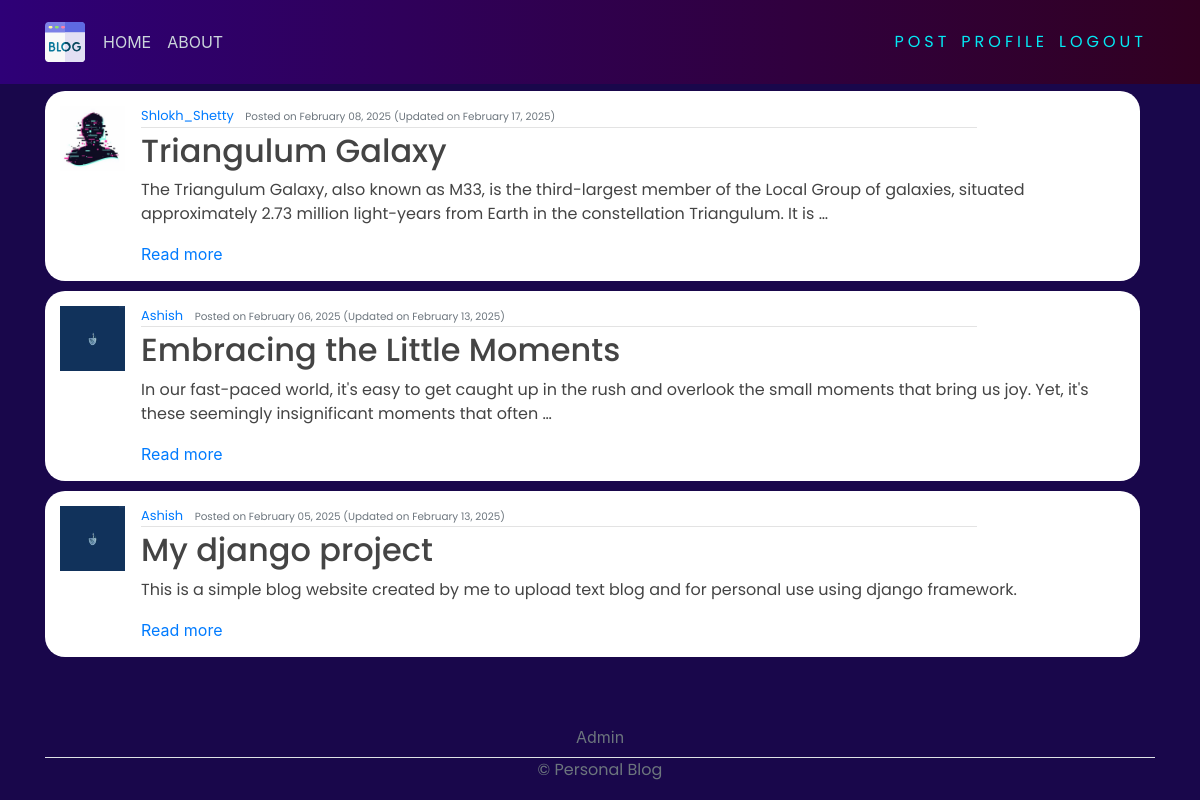
Page / (signed in) on the committed database.
### blog/models.py (models this page shows, shortened)
class Post(models.Model):
    title = models.CharField(max_length=200)
    content = models.TextField()
    date_posted = models.DateTimeField(default=timezone.now)
    last_updated = models.DateTimeField(auto_now=True)
    author = models.ForeignKey(User, on_delete=models.CASCADE)
    image = models.ImageField(upload_to='post_images', blank=True, null=True)

### users/models.py (models this page shows, shortened)
class Profile(models.Model):
    user = models.OneToOneField(User, on_delete=models.CASCADE)
    image = models.ImageField(default='default.jpg', upload_to='profile_pics')

### blog/views.py (the view)
# urls.py: path('', PostListView.as_view(), name="blog-home"),
class PostListView(LoginRequiredMixin, ListView):
    model = Post
    template_name = 'blog/home.html'
    context_object_name = 'posts'
    ordering = ["-date_posted"]

### blog/templates/blog/home.html
{% extends 'blog/base.html' %}
{% block content %}
    {% for posts in posts %}
        <article class="media content-section">
            <img class="rounded-cirlce article-img" src="{{ posts.author.profile.image.url }}" alt="">
            <div class="media-body">
              <div class="article-metadata">
                <a class="mr-2" href="#">{{ posts.author }}</a>
               <small class="text-muted">Posted on {{ posts.date_posted|date:"F d, Y" }}
                  {% if posts.date_posted != posts.last_updated %}
                      (Updated on {{ posts.last_updated|date:"F d, Y" }})
                  {% endif %}</small>
              </div>
              <h2><a class="article-title" href="{% url 'blog-detail' posts.id %}">{{ posts.title }}</a></h2>
              <p class="article-content">{{ posts.content|truncatewords:30 }}</p>
                <a href="{% url 'blog-detail' posts.id %}">Read more</a>
            </div>
            <br>
          </article>
    {% endfor %}
{% endblock content %}

### blog/templates/blog/base.html (shortened to what this page needs)
{% load static %}
<!DOCTYPE html>
<html>
<head>
    <link rel="stylesheet" href="https://stackpath.bootstrapcdn.com/bootstrap/4.5.2/css/bootstrap.min.css">
    <link rel="stylesheet" href="https://maxcdn.bootstrapcdn.com/bootstrap/4.0.0/css/bootstrap.min.css">
    <link rel="stylesheet" href="{% static 'blog/main.css' %}">
</head>
<body>
    <header class="site-header">
      <nav class="navbar navbar-expand-md navbar-dark bg-steel fixed-top">
        <div class="container">
          <div class="collapse navbar-collapse" id="navbarToggle">
            <div class="navbar-nav mr-auto">
                {% if user.is_authenticated %}
              <a class="nav-item nav-link" href="{% url 'blog-home' %}">HOME</a>
              <a class="nav-item nav-link" href="{% url 'blog-about' %}">ABOUT</a>
            </div>
            <div class="navbar-nav">
                <a href="{% url 'blog-new' %}" id="auth-links">
                Post
            </a>
                <a href="{% url 'profile' %}" id="auth-links">
                Profile
            </a>
                <a href="{% url 'userlogout' %}" id="auth-links">
                Logout
            </a>
                {% endif %}
            </div>
          </div>
        </div>
      </nav>
    </header>
    <main role="main" class="container">
      <div class="row">
          <div class="col-md-8">
          </div>
        <div class="col-md-8">
           {% block content %}{% endblock %}
        </div>
        <div class="col-md-4">
        </div>
      </div>
        <footer class="footer" >
          <ul class="nav justify-content-center border-bottom"  style="margin-top: 60px;">
            <li class="nav-item"><a href="{% url 'Admin' %}" class="nav-link px-2 text-muted">Admin</a></li>
          </ul>
          <p class="text-center text-muted">&copy; Personal Blog</p>
        </footer>
    </main>
</body>
</html>

### blog/static/blog/main.css (style rules this page uses)
body { background-color: rgb(25, 7, 75); margin-top: 5rem; }
h1, h2, h3, h4, h5, h6, p { color: #444444; font-family: 'Poppins', sans-serif; }
ul { margin: 0; }
.bg-steel { background: linear-gradient(270deg, rgb(49, 0, 33) 0%, rgb(46, 0, 119) 100%); }
.site-header .navbar-nav .nav-link { color: #cbd5db; }
.content-section { background: #ffffff; border-radius: 20px; margin-top: 10px; width: 150%; padding: 15px; box-sizing: border-box; overflow-wrap: break-word; word-wrap: break-word; word-break: break-word; overflow: hidden; }
.article-title { color: #444444; }
.article-content { white-space: normal; word-wrap: break-word; overflow-wrap: break-word; justify-content:left; text-align:initial; }
.article-img { height: 65px; width: 65px; margin-right: 16px; }
.article-metadata { font-family: 'Poppins', sans-serif; padding-bottom: 1px; margin-bottom: 4px; font-size: 13px; border-bottom: 1px solid #e3e3e3; width : 85% }
svg { width: 50px; height: 50px; }
#auth-links { font-family: 'Poppins', sans-serif; position: relative; display: inline-block; padding: 12px 3px; margin: 10px 0; color: #03e9f4; text-decoration: none; text-transform: uppercase; transition: 0.5s; letter-spacing: 4px; overflow: hidden; margin-right: 5px; }
.footer { flex-shrink: 0; }

### rows in the picture
Post: author.profile.image (placeholder picture), author "Shlokh_Shetty", date_posted "February 08, 2025", last_updated "February 17, 2025", title "Triangulum Galaxy", content "The Triangulum Galaxy, also known as M33, is the third-largest member of the Local Group of galaxies, situated approximately 2.73 million light-years from Earth in the constellation Triangulum. It is …"
Post: author.profile.image (picture), author "Ashish", date_posted "February 06, 2025", last_updated "February 13, 2025", title "Embracing the Little Moments", content "In our fast-paced world, it's easy to get caught up in the rush and overlook the small moments that bring us joy. Yet, it's these seemingly insignificant moments that often …"
Post: author.profile.image (picture), author "Ashish", date_posted "February 05, 2025", last_updated "February 13, 2025", title "My django project", content "This is a simple blog website created by me to upload text blog and for personal use using django framework."
